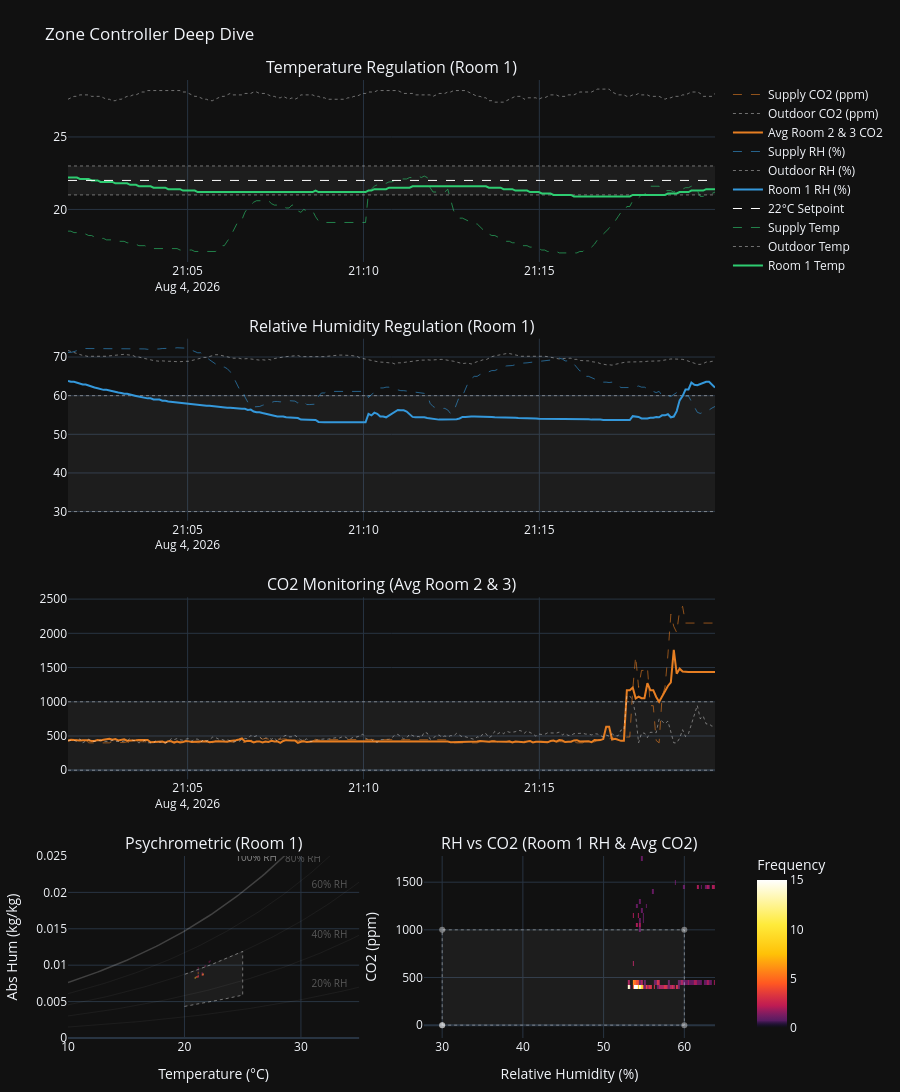

The cell this chart's notebook holds for it:
### Code cell
# ==========================================
# View 1: Zone Controller Performance
# ==========================================
specs_v1 = [
    [{"type": "xy", "colspan": 2}, None], 
    [{"type": "xy", "colspan": 2}, None], 
    [{"type": "xy", "colspan": 2}, None],
    [{"type": "xy"}, {"type": "xy"}]
]
titles_v1 = [
    "Temperature Regulation (Room 1)",
    "Relative Humidity Regulation (Room 1)",
    "CO2 Monitoring (Avg Room 2 & 3)",
    "Psychrometric (Room 1)",
    "RH vs CO2 (Room 1 RH & Avg CO2)"
]

fig1 = make_subplots(rows=4, cols=2, subplot_titles=titles_v1, specs=specs_v1, vertical_spacing=0.08)

# Constant setpoint properties
T_SP = 22.0
T_MIN = T_SP - 1.0
T_MAX = T_SP + 1.0

time_arr = df['timestamp']

# 1.1 Temp (Room 1 vs Setpoint)
add_comfort_band(fig1, 1, 1, time_arr, T_MIN, T_MAX)
fig1.add_trace(go.Scatter(x=time_arr, y=df['room_1_t'], name="Room 1 Temp", line=dict(color=COLORS['Temp'], width=2)), row=1, col=1)
fig1.add_trace(go.Scatter(x=time_arr, y=df['outside_t'], name="Outdoor Temp", line=dict(color="rgba(255,255,255,0.4)", width=1, dash='dot')), row=1, col=1)
fig1.add_trace(go.Scatter(x=time_arr, y=df['supply_t'], name="Supply Temp", line=dict(color=hex_to_rgba(COLORS['Temp'], 0.6), width=1, dash='dash')), row=1, col=1)
fig1.add_trace(go.Scatter(x=time_arr, y=[T_SP]*len(time_arr), name="22°C Setpoint", line=dict(color="white", width=1, dash='dash')), row=1, col=1)

# 1.2 RH (Room 1 vs Comfort Band)
add_comfort_band(fig1, 2, 1, time_arr, 30, 60)
fig1.add_trace(go.Scatter(x=time_arr, y=df['room_1_h'], name="Room 1 RH (%)", line=dict(color=COLORS['Hum'], width=2)), row=2, col=1)
fig1.add_trace(go.Scatter(x=time_arr, y=df['outside_h'], name="Outdoor RH (%)", line=dict(color="rgba(255,255,255,0.4)", width=1, dash='dot')), row=2, col=1)
fig1.add_trace(go.Scatter(x=time_arr, y=df['supply_h'], name="Supply RH (%)", line=dict(color=hex_to_rgba(COLORS['Hum'], 0.6), width=1, dash='dash')), row=2, col=1)

# 1.3 CO2 (Avg 2 & 3 vs 1000ppm limit)
add_comfort_band(fig1, 3, 1, time_arr, 0, 1000)
fig1.add_trace(go.Scatter(x=time_arr, y=df['avg_co2'], name="Avg Room 2 & 3 CO2", line=dict(color=COLORS['CO2'], width=2)), row=3, col=1)
fig1.add_trace(go.Scatter(x=time_arr, y=df['outside_c'], name="Outdoor CO2 (ppm)", line=dict(color="rgba(255,255,255,0.4)", width=1, dash='dot')), row=3, col=1)
fig1.add_trace(go.Scatter(x=time_arr, y=df['supply_c'], name="Supply CO2 (ppm)", line=dict(color=hex_to_rgba(COLORS['CO2'], 0.6), width=1, dash='dash')), row=3, col=1)

# 1.4 Psychrometric (Room 1)
plasma_transparent = [
    [0.0, "rgba(0, 0, 0, 0)"],
    [0.001, "rgba(13, 8, 135, 0.0)"],
    [0.05, "rgba(156, 39, 176, 0.5)"],
    [0.15, "rgba(233, 30, 99, 0.8)"],
    [0.3, "rgba(255, 87, 34, 1)"],
    [0.5, "rgba(255, 193, 7, 1)"],
    [0.7, "rgba(255, 235, 59, 1)"],
    [1.0, "rgba(255, 255, 255, 1)"]
]

add_psychrometric_background(fig1, 4, 1)
add_psychrometric_comfort(fig1, 4, 1)
fig1.add_trace(go.Histogram2d(
    x=df['room_1_t'], y=df['room_1_w'],
    colorscale=plasma_transparent, showscale=False,
    nbinsx=60, nbinsy=60
), row=4, col=1)

# 1.5 RH vs CO2
add_rh_co2_comfort(fig1, 4, 2)
fig1.add_trace(go.Histogram2d(
    x=df['room_1_h'], y=df['avg_co2'],
    colorscale=plasma_transparent, showscale=True,
    colorbar=dict(title="Frequency", x=1.05, y=0.1, len=0.2),
    nbinsx=60, nbinsy=60
), row=4, col=2)

fig1.update_xaxes(range=[10, 35], title_text="Temperature (°C)", row=4, col=1)
fig1.update_yaxes(range=[0, 0.025], title_text="Abs Hum (kg/kg)", row=4, col=1)

fig1.update_xaxes(title_text="Relative Humidity (%)", row=4, col=2)
fig1.update_yaxes(title_text="CO2 (ppm)", row=4, col=2)

fig1.update_layout(
    height=1400, template="plotly_dark", title_text="Zone Controller Deep Dive",
    margin=dict(l=30, r=30, t=80, b=30),
)

fig1.show()

### Figure 1 — Plotly figure (JSON) as saved in the notebook; plotly's stock layout.template omitted (floating-point values rounded to 4 significant figures; data arrays with more than 128 entries replaced by an {"elided": "..."} marker saying what was removed)
{"data": [{"hoverinfo": "skip", "line": {"color": "rgba(255,255,255,0.4)", "dash": "dot", "width": 1}, "showlegend": false, "type": "scatter", "x": {"elided": "221 str values"}, "xaxis": "x", "y": {"elided": "221 int values"}, "yaxis": "y"}, {"fill": "tonexty", "fillcolor": "rgba(255,255,255,0.05)", "hoverinfo": "skip", "line": {"color": "rgba(255,255,255,0.4)", "dash": "dot", "width": 1}, "showlegend": false, "type": "scatter", "x": {"elided": "221 str values"}, "xaxis": "x", "y": {"elided": "221 int values"}, "yaxis": "y"}, {"line": {"color": "#2ecc71", "width": 2}, "name": "Room 1 Temp", "type": "scatter", "x": {"elided": "221 str values"}, "xaxis": "x", "y": {"elided": "221 float values"}, "yaxis": "y"}, {"line": {"color": "rgba(255,255,255,0.4)", "dash": "dot", "width": 1}, "name": "Outdoor Temp", "type": "scatter", "x": {"elided": "221 str values"}, "xaxis": "x", "y": {"elided": "221 float values"}, "yaxis": "y"}, {"line": {"color": "rgba(46, 204, 113, 0.6)", "dash": "dash", "width": 1}, "name": "Supply Temp", "type": "scatter", "x": {"elided": "221 str values"}, "xaxis": "x", "y": {"elided": "221 float values"}, "yaxis": "y"}, {"line": {"color": "white", "dash": "dash", "width": 1}, "name": "22°C Setpoint", "type": "scatter", "x": {"elided": "221 str values"}, "xaxis": "x", "y": {"elided": "221 int values"}, "yaxis": "y"}, {"hoverinfo": "skip", "line": {"color": "rgba(255,255,255,0.4)", "dash": "dot", "width": 1}, "showlegend": false, "type": "scatter", "x": {"elided": "221 str values"}, "xaxis": "x2", "y": {"elided": "221 int values"}, "yaxis": "y2"}, {"fill": "tonexty", "fillcolor": "rgba(255,255,255,0.05)", "hoverinfo": "skip", "line": {"color": "rgba(255,255,255,0.4)", "dash": "dot", "width": 1}, "showlegend": false, "type": "scatter", "x": {"elided": "221 str values"}, "xaxis": "x2", "y": {"elided": "221 int values"}, "yaxis": "y2"}, {"line": {"color": "#3498db", "width": 2}, "name": "Room 1 RH (%)", "type": "scatter", "x": {"elided": "221 str values"}, "xaxis": "x2", "y": {"elided": "221 float values"}, "yaxis": "y2"}, {"line": {"color": "rgba(255,255,255,0.4)", "dash": "dot", "width": 1}, "name": "Outdoor RH (%)", "type": "scatter", "x": {"elided": "221 str values"}, "xaxis": "x2", "y": {"elided": "221 float values"}, "yaxis": "y2"}, {"line": {"color": "rgba(52, 152, 219, 0.6)", "dash": "dash", "width": 1}, "name": "Supply RH (%)", "type": "scatter", "x": {"elided": "221 str values"}, "xaxis": "x2", "y": {"elided": "221 float values"}, "yaxis": "y2"}, {"hoverinfo": "skip", "line": {"color": "rgba(255,255,255,0.4)", "dash": "dot", "width": 1}, "showlegend": false, "type": "scatter", "x": {"elided": "221 str values"}, "xaxis": "x3", "y": {"elided": "221 int values"}, "yaxis": "y3"}, {"fill": "tonexty", "fillcolor": "rgba(255,255,255,0.05)", "hoverinfo": "skip", "line": {"color": "rgba(255,255,255,0.4)", "dash": "dot", "width": 1}, "showlegend": false, "type": "scatter", "x": {"elided": "221 str values"}, "xaxis": "x3", "y": {"elided": "221 int values"}, "yaxis": "y3"}, {"line": {"color": "#e67e22", "width": 2}, "name": "Avg Room 2 & 3 CO2", "type": "scatter", "x": {"elided": "221 str values"}, "xaxis": "x3", "y": {"elided": "221 float values"}, "yaxis": "y3"}, {"line": {"color": "rgba(255,255,255,0.4)", "dash": "dot", "width": 1}, "name": "Outdoor CO2 (ppm)", "type": "scatter", "x": {"elided": "221 str values"}, "xaxis": "x3", "y": {"elided": "221 float values"}, "yaxis": "y3"}, {"line": {"color": "rgba(230, 126, 34, 0.6)", "dash": "dash", "width": 1}, "name": "Supply CO2 (ppm)", "type": "scatter", "x": {"elided": "221 str values"}, "xaxis": "x3", "y": {"elided": "221 float values"}, "yaxis": "y3"}, {"hoverinfo": "skip", "line": {"color": "rgba(255, 255, 255, 0.05)", "width": 1}, "mode": "lines", "showlegend": false, "type": "scatter", "x": [10.0, 10.25, 10.51, 10.76, 11.01, 11.26, 11.52, 11.77, 12.02, 12.27, 12.53, 12.78, 13.03, 13.28, 13.54, 13.79, 14.04, 14.29, 14.55, 14.8, 15.05, 15.3, 15.56, 15.81, 16.06, 16.31, 16.57, 16.82, 17.07, 17.32, 17.58, 17.83, 18.08, 18.33, 18.59, 18.84, 19.09, 19.34, 19.6, 19.85, 20.1, 20.35, 20.61, 20.86, 21.11, 21.36, 21.62, 21.87, 22.12, 22.37, 22.63, 22.88, 23.13, 23.38, 23.64, 23.89, 24.14, 24.39, 24.65, 24.9, 25.15, 25.4, 25.66, 25.91, 26.16, 26.41, 26.67, 26.92, 27.17, 27.42, 27.68, 27.93, 28.18, 28.43, 28.69, 28.94, 29.19, 29.44, 29.7, 29.95, 30.2, 30.45, 30.71, 30.96, 31.21, 31.46, 31.72, 31.97, 32.22, 32.47, 32.73, 32.98, 33.23, 33.48, 33.74, 33.99, 34.24, 34.49, 34.75, 35.0], "xaxis": "x4", "y": [0.001511, 0.001537, 0.001563, 0.00159, 0.001617, 0.001644, 0.001672, 0.0017, 0.001729, 0.001758, 0.001788, 0.001818, 0.001848, 0.001879, 0.00191, 0.001942, 0.001974, 0.002007, 0.00204, 0.002073, 0.002108, 0.002142, 0.002177, 0.002213, 0.002249, 0.002286, 0.002323, 0.002361, 0.002399, 0.002438, 0.002477, 0.002517, 0.002557, 0.002598, 0.00264, 0.002682, 0.002725, 0.002768, 0.002812, 0.002857, 0.002902, 0.002948, 0.002995, 0.003042, 0.003089, 0.003138, 0.003187, 0.003237, 0.003287, 0.003338, 0.00339, 0.003443, 0.003496, 0.00355, 0.003605, 0.00366, 0.003717, 0.003774, 0.003831, 0.00389, 0.003949, 0.004009, 0.00407, 0.004132, 0.004195, 0.004258, 0.004322, 0.004387, 0.004453, 0.00452, 0.004588, 0.004656, 0.004726, 0.004796, 0.004867, 0.004939, 0.005013, 0.005087, 0.005162, 0.005238, 0.005315, 0.005393, 0.005472, 0.005552, 0.005633, 0.005715, 0.005798, 0.005883, 0.005968, 0.006054, 0.006142, 0.00623, 0.00632, 0.006411, 0.006503, 0.006596, 0.00669, 0.006786, 0.006882, 0.00698], "yaxis": "y4"}, {"hoverinfo": "skip", "mode": "text", "showlegend": false, "text": ["20% RH"], "textfont": {"color": "rgba(255, 255, 255, 0.3)", "size": 10}, "textposition": "top left", "type": "scatter", "x": [33.99], "xaxis": "x4", "y": [0.006596], "yaxis": "y4"}, {"hoverinfo": "skip", "line": {"color": "rgba(255, 255, 255, 0.05)", "width": 1}, "mode": "lines", "showlegend": false, "type": "scatter", "x": [10.0, 10.25, 10.51, 10.76, 11.01, 11.26, 11.52, 11.77, 12.02, 12.27, 12.53, 12.78, 13.03, 13.28, 13.54, 13.79, 14.04, 14.29, 14.55, 14.8, 15.05, 15.3, 15.56, 15.81, 16.06, 16.31, 16.57, 16.82, 17.07, 17.32, 17.58, 17.83, 18.08, 18.33, 18.59, 18.84, 19.09, 19.34, 19.6, 19.85, 20.1, 20.35, 20.61, 20.86, 21.11, 21.36, 21.62, 21.87, 22.12, 22.37, 22.63, 22.88, 23.13, 23.38, 23.64, 23.89, 24.14, 24.39, 24.65, 24.9, 25.15, 25.4, 25.66, 25.91, 26.16, 26.41, 26.67, 26.92, 27.17, 27.42, 27.68, 27.93, 28.18, 28.43, 28.69, 28.94, 29.19, 29.44, 29.7, 29.95, 30.2, 30.45, 30.71, 30.96, 31.21, 31.46, 31.72, 31.97, 32.22, 32.47, 32.73, 32.98, 33.23, 33.48, 33.74, 33.99, 34.24, 34.49, 34.75, 35.0], "xaxis": "x4", "y": [0.00303, 0.003082, 0.003134, 0.003188, 0.003242, 0.003297, 0.003353, 0.00341, 0.003468, 0.003526, 0.003585, 0.003646, 0.003707, 0.003769, 0.003832, 0.003896, 0.003961, 0.004026, 0.004093, 0.004161, 0.004229, 0.004299, 0.00437, 0.004442, 0.004514, 0.004588, 0.004663, 0.004739, 0.004816, 0.004894, 0.004974, 0.005054, 0.005136, 0.005219, 0.005302, 0.005388, 0.005474, 0.005561, 0.00565, 0.00574, 0.005832, 0.005924, 0.006018, 0.006113, 0.00621, 0.006308, 0.006407, 0.006507, 0.006609, 0.006713, 0.006818, 0.006924, 0.007032, 0.007141, 0.007252, 0.007364, 0.007478, 0.007593, 0.00771, 0.007829, 0.007949, 0.008071, 0.008194, 0.008319, 0.008446, 0.008574, 0.008705, 0.008837, 0.00897, 0.009106, 0.009243, 0.009382, 0.009524, 0.009666, 0.009811, 0.009958, 0.01011, 0.01026, 0.01041, 0.01056, 0.01072, 0.01088, 0.01104, 0.0112, 0.01137, 0.01154, 0.01171, 0.01188, 0.01205, 0.01223, 0.01241, 0.01259, 0.01277, 0.01296, 0.01314, 0.01333, 0.01353, 0.01372, 0.01392, 0.01412], "yaxis": "y4"}, {"hoverinfo": "skip", "mode": "text", "showlegend": false, "text": ["40% RH"], "textfont": {"color": "rgba(255, 255, 255, 0.3)", "size": 10}, "textposition": "top left", "type": "scatter", "x": [33.99], "xaxis": "x4", "y": [0.01333], "yaxis": "y4"}, {"hoverinfo": "skip", "line": {"color": "rgba(255, 255, 255, 0.05)", "width": 1}, "mode": "lines", "showlegend": false, "type": "scatter", "x": [10.0, 10.25, 10.51, 10.76, 11.01, 11.26, 11.52, 11.77, 12.02, 12.27, 12.53, 12.78, 13.03, 13.28, 13.54, 13.79, 14.04, 14.29, 14.55, 14.8, 15.05, 15.3, 15.56, 15.81, 16.06, 16.31, 16.57, 16.82, 17.07, 17.32, 17.58, 17.83, 18.08, 18.33, 18.59, 18.84, 19.09, 19.34, 19.6, 19.85, 20.1, 20.35, 20.61, 20.86, 21.11, 21.36, 21.62, 21.87, 22.12, 22.37, 22.63, 22.88, 23.13, 23.38, 23.64, 23.89, 24.14, 24.39, 24.65, 24.9, 25.15, 25.4, 25.66, 25.91, 26.16, 26.41, 26.67, 26.92, 27.17, 27.42, 27.68, 27.93, 28.18, 28.43, 28.69, 28.94, 29.19, 29.44, 29.7, 29.95, 30.2, 30.45, 30.71, 30.96, 31.21, 31.46, 31.72, 31.97, 32.22, 32.47, 32.73, 32.98, 33.23, 33.48, 33.74, 33.99, 34.24, 34.49, 34.75, 35.0], "xaxis": "x4", "y": [0.004556, 0.004634, 0.004713, 0.004794, 0.004876, 0.004959, 0.005043, 0.005129, 0.005216, 0.005304, 0.005394, 0.005485, 0.005577, 0.005671, 0.005766, 0.005862, 0.00596, 0.006059, 0.00616, 0.006262, 0.006366, 0.006471, 0.006578, 0.006686, 0.006796, 0.006908, 0.007021, 0.007136, 0.007252, 0.007371, 0.007491, 0.007612, 0.007736, 0.007861, 0.007988, 0.008116, 0.008247, 0.00838, 0.008514, 0.00865, 0.008789, 0.008929, 0.009071, 0.009215, 0.009361, 0.00951, 0.00966, 0.009813, 0.009967, 0.01012, 0.01028, 0.01044, 0.01061, 0.01077, 0.01094, 0.01111, 0.01128, 0.01146, 0.01164, 0.01182, 0.012, 0.01219, 0.01237, 0.01256, 0.01276, 0.01295, 0.01315, 0.01335, 0.01355, 0.01376, 0.01397, 0.01418, 0.0144, 0.01461, 0.01483, 0.01506, 0.01528, 0.01551, 0.01575, 0.01598, 0.01622, 0.01646, 0.01671, 0.01696, 0.01721, 0.01747, 0.01773, 0.01799, 0.01825, 0.01852, 0.0188, 0.01907, 0.01935, 0.01964, 0.01993, 0.02022, 0.02051, 0.02081, 0.02111, 0.02142], "yaxis": "y4"}, {"hoverinfo": "skip", "mode": "text", "showlegend": false, "text": ["60% RH"], "textfont": {"color": "rgba(255, 255, 255, 0.3)", "size": 10}, "textposition": "top left", "type": "scatter", "x": [33.99], "xaxis": "x4", "y": [0.02022], "yaxis": "y4"}, {"hoverinfo": "skip", "line": {"color": "rgba(255, 255, 255, 0.05)", "width": 1}, "mode": "lines", "showlegend": false, "type": "scatter", "x": [10.0, 10.25, 10.51, 10.76, 11.01, 11.26, 11.52, 11.77, 12.02, 12.27, 12.53, 12.78, 13.03, 13.28, 13.54, 13.79, 14.04, 14.29, 14.55, 14.8, 15.05, 15.3, 15.56, 15.81, 16.06, 16.31, 16.57, 16.82, 17.07, 17.32, 17.58, 17.83, 18.08, 18.33, 18.59, 18.84, 19.09, 19.34, 19.6, 19.85, 20.1, 20.35, 20.61, 20.86, 21.11, 21.36, 21.62, 21.87, 22.12, 22.37, 22.63, 22.88, 23.13, 23.38, 23.64, 23.89, 24.14, 24.39, 24.65, 24.9, 25.15, 25.4, 25.66, 25.91, 26.16, 26.41, 26.67, 26.92, 27.17, 27.42, 27.68, 27.93, 28.18, 28.43, 28.69, 28.94, 29.19, 29.44, 29.7, 29.95, 30.2, 30.45, 30.71, 30.96, 31.21, 31.46, 31.72, 31.97, 32.22, 32.47, 32.73, 32.98, 33.23, 33.48, 33.74, 33.99, 34.24, 34.49, 34.75, 35.0], "xaxis": "x4", "y": [0.006089, 0.006194, 0.006301, 0.006409, 0.006518, 0.00663, 0.006743, 0.006858, 0.006974, 0.007092, 0.007213, 0.007334, 0.007458, 0.007584, 0.007711, 0.007841, 0.007972, 0.008105, 0.00824, 0.008378, 0.008517, 0.008658, 0.008802, 0.008947, 0.009095, 0.009245, 0.009397, 0.009551, 0.009708, 0.009866, 0.01003, 0.01019, 0.01036, 0.01053, 0.0107, 0.01087, 0.01104, 0.01122, 0.0114, 0.01159, 0.01177, 0.01196, 0.01215, 0.01235, 0.01254, 0.01274, 0.01295, 0.01315, 0.01336, 0.01357, 0.01379, 0.014, 0.01422, 0.01445, 0.01467, 0.0149, 0.01514, 0.01537, 0.01561, 0.01586, 0.0161, 0.01635, 0.01661, 0.01686, 0.01712, 0.01739, 0.01766, 0.01793, 0.0182, 0.01848, 0.01877, 0.01905, 0.01934, 0.01964, 0.01994, 0.02024, 0.02055, 0.02086, 0.02117, 0.02149, 0.02182, 0.02215, 0.02248, 0.02282, 0.02316, 0.02351, 0.02386, 0.02422, 0.02458, 0.02495, 0.02532, 0.02569, 0.02607, 0.02646, 0.02685, 0.02725, 0.02765, 0.02806, 0.02848, 0.02889], "yaxis": "y4"}, {"hoverinfo": "skip", "mode": "text", "showlegend": false, "text": ["80% RH"], "textfont": {"color": "rgba(255, 255, 255, 0.3)", "size": 10}, "textposition": "top left", "type": "scatter", "x": [31.72], "xaxis": "x4", "y": [0.02386], "yaxis": "y4"}, {"hoverinfo": "skip", "line": {"color": "rgba(255, 255, 255, 0.2)", "width": 1.5}, "mode": "lines", "showlegend": false, "type": "scatter", "x": [10.0, 10.25, 10.51, 10.76, 11.01, 11.26, 11.52, 11.77, 12.02, 12.27, 12.53, 12.78, 13.03, 13.28, 13.54, 13.79, 14.04, 14.29, 14.55, 14.8, 15.05, 15.3, 15.56, 15.81, 16.06, 16.31, 16.57, 16.82, 17.07, 17.32, 17.58, 17.83, 18.08, 18.33, 18.59, 18.84, 19.09, 19.34, 19.6, 19.85, 20.1, 20.35, 20.61, 20.86, 21.11, 21.36, 21.62, 21.87, 22.12, 22.37, 22.63, 22.88, 23.13, 23.38, 23.64, 23.89, 24.14, 24.39, 24.65, 24.9, 25.15, 25.4, 25.66, 25.91, 26.16, 26.41, 26.67, 26.92, 27.17, 27.42, 27.68, 27.93, 28.18, 28.43, 28.69, 28.94, 29.19, 29.44, 29.7, 29.95, 30.2, 30.45, 30.71, 30.96, 31.21, 31.46, 31.72, 31.97, 32.22, 32.47, 32.73, 32.98, 33.23, 33.48, 33.74, 33.99, 34.24, 34.49, 34.75, 35.0], "xaxis": "x4", "y": [0.00763, 0.007762, 0.007896, 0.008031, 0.008169, 0.008309, 0.008451, 0.008596, 0.008742, 0.008891, 0.009042, 0.009195, 0.009351, 0.009509, 0.009669, 0.009832, 0.009997, 0.01016, 0.01033, 0.01051, 0.01068, 0.01086, 0.01104, 0.01122, 0.01141, 0.0116, 0.01179, 0.01198, 0.01218, 0.01238, 0.01259, 0.01279, 0.013, 0.01321, 0.01343, 0.01365, 0.01387, 0.01409, 0.01432, 0.01455, 0.01479, 0.01502, 0.01527, 0.01551, 0.01576, 0.01601, 0.01627, 0.01653, 0.01679, 0.01706, 0.01733, 0.0176, 0.01788, 0.01817, 0.01845, 0.01874, 0.01904, 0.01934, 0.01964, 0.01995, 0.02026, 0.02058, 0.0209, 0.02122, 0.02155, 0.02189, 0.02223, 0.02257, 0.02292, 0.02328, 0.02364, 0.024, 0.02437, 0.02474, 0.02512, 0.02551, 0.0259, 0.02629, 0.0267, 0.0271, 0.02751, 0.02793, 0.02836, 0.02879, 0.02922, 0.02967, 0.03011, 0.03057, 0.03103, 0.0315, 0.03197, 0.03245, 0.03294, 0.03343, 0.03393, 0.03444, 0.03496, 0.03548, 0.03601, 0.03654], "yaxis": "y4"}, {"hoverinfo": "skip", "mode": "text", "showlegend": false, "text": ["100% RH"], "textfont": {"color": "rgba(255, 255, 255, 0.5)", "size": 10}, "textposition": "top left", "type": "scatter", "x": [27.93], "xaxis": "x4", "y": [0.024], "yaxis": "y4"}, {"fill": "toself", "fillcolor": "rgba(255,255,255,0.05)", "hoverinfo": "skip", "line": {"color": "rgba(255,255,255,0.4)", "dash": "dot", "width": 1}, "showlegend": false, "type": "scatter", "x": [20.0, 20.1, 20.2, 20.31, 20.41, 20.51, 20.61, 20.71, 20.82, 20.92, 21.02, 21.12, 21.22, 21.33, 21.43, 21.53, 21.63, 21.73, 21.84, 21.94, 22.04, 22.14, 22.24, 22.35, 22.45, 22.55, 22.65, 22.76, 22.86, 22.96, 23.06, 23.16, 23.27, 23.37, 23.47, 23.57, 23.67, 23.78, 23.88, 23.98, 24.08, 24.18, 24.29, 24.39, 24.49, 24.59, 24.69, 24.8, 24.9, 25.0, 25.0, 24.9, 24.8, 24.69, 24.59, 24.49, 24.39, 24.29, 24.18, 24.08, 23.98, 23.88, 23.78, 23.67, 23.57, 23.47, 23.37, 23.27, 23.16, 23.06, 22.96, 22.86, 22.76, 22.65, 22.55, 22.45, 22.35, 22.24, 22.14, 22.04, 21.94, 21.84, 21.73, 21.63, 21.53, 21.43, 21.33, 21.22, 21.12, 21.02, 20.92, 20.82, 20.71, 20.61, 20.51, 20.41, 20.31, 20.2, 20.1, 20.0], "xaxis": "x4", "y": [0.004336, 0.004364, 0.004392, 0.004419, 0.004448, 0.004476, 0.004504, 0.004533, 0.004562, 0.004591, 0.00462, 0.004649, 0.004678, 0.004708, 0.004738, 0.004768, 0.004798, 0.004828, 0.004858, 0.004889, 0.00492, 0.004951, 0.004982, 0.005013, 0.005044, 0.005076, 0.005108, 0.00514, 0.005172, 0.005204, 0.005237, 0.005269, 0.005302, 0.005335, 0.005368, 0.005402, 0.005435, 0.005469, 0.005503, 0.005537, 0.005571, 0.005606, 0.005641, 0.005676, 0.005711, 0.005746, 0.005781, 0.005817, 0.005853, 0.005889, 0.01189, 0.01182, 0.01174, 0.01167, 0.0116, 0.01153, 0.01146, 0.01138, 0.01131, 0.01124, 0.01117, 0.0111, 0.01104, 0.01097, 0.0109, 0.01083, 0.01076, 0.0107, 0.01063, 0.01056, 0.0105, 0.01043, 0.01036, 0.0103, 0.01024, 0.01017, 0.01011, 0.01004, 0.009981, 0.009918, 0.009855, 0.009793, 0.009731, 0.00967, 0.009609, 0.009548, 0.009488, 0.009428, 0.009368, 0.009309, 0.00925, 0.009191, 0.009132, 0.009074, 0.009017, 0.008959, 0.008902, 0.008845, 0.008789, 0.008733], "yaxis": "y4"}, {"colorscale": [[0, "rgba(0, 0, 0, 0)"], [0.001, "rgba(13, 8, 135, 0.0)"], [0.05, "rgba(156, 39, 176, 0.5)"], [0.15, "rgba(233, 30, 99, 0.8)"], [0.3, "rgba(255, 87, 34, 1)"], [0.5, "rgba(255, 193, 7, 1)"], [0.7, "rgba(255, 235, 59, 1)"], [1, "rgba(255, 255, 255, 1)"]], "nbinsx": 60, "nbinsy": 60, "showscale": false, "type": "histogram2d", "x": {"elided": "221 float values"}, "xaxis": "x4", "y": {"elided": "221 float values"}, "yaxis": "y4"}, {"fill": "toself", "fillcolor": "rgba(255,255,255,0.05)", "hoverinfo": "skip", "line": {"color": "rgba(255,255,255,0.4)", "dash": "dot", "width": 1}, "showlegend": false, "type": "scatter", "x": [30, 60, 60, 30, 30], "xaxis": "x5", "y": [0, 0, 1000, 1000, 0], "yaxis": "y5"}, {"colorbar": {"len": 0.2, "title": {"text": "Frequency"}, "x": 1.05, "y": 0.1}, "colorscale": [[0, "rgba(0, 0, 0, 0)"], [0.001, "rgba(13, 8, 135, 0.0)"], [0.05, "rgba(156, 39, 176, 0.5)"], [0.15, "rgba(233, 30, 99, 0.8)"], [0.3, "rgba(255, 87, 34, 1)"], [0.5, "rgba(255, 193, 7, 1)"], [0.7, "rgba(255, 235, 59, 1)"], [1, "rgba(255, 255, 255, 1)"]], "nbinsx": 60, "nbinsy": 60, "showscale": true, "type": "histogram2d", "x": {"elided": "221 float values"}, "xaxis": "x5", "y": {"elided": "221 float values"}, "yaxis": "y5"}], "layout": {"annotations": [{"font": {"size": 16}, "showarrow": false, "text": "Temperature Regulation (Room 1)", "x": 0.5, "xanchor": "center", "xref": "paper", "y": 1, "yanchor": "bottom", "yref": "paper"}, {"font": {"size": 16}, "showarrow": false, "text": "Relative Humidity Regulation (Room 1)", "x": 0.5, "xanchor": "center", "xref": "paper", "y": 0.73, "yanchor": "bottom", "yref": "paper"}, {"font": {"size": 16}, "showarrow": false, "text": "CO2 Monitoring (Avg Room 2 & 3)", "x": 0.5, "xanchor": "center", "xref": "paper", "y": 0.46, "yanchor": "bottom", "yref": "paper"}, {"font": {"size": 16}, "showarrow": false, "text": "Psychrometric (Room 1)", "x": 0.225, "xanchor": "center", "xref": "paper", "y": 0.19, "yanchor": "bottom", "yref": "paper"}, {"font": {"size": 16}, "showarrow": false, "text": "RH vs CO2 (Room 1 RH & Avg CO2)", "x": 0.775, "xanchor": "center", "xref": "paper", "y": 0.19, "yanchor": "bottom", "yref": "paper"}], "height": 1400, "margin": {"b": 30, "l": 30, "r": 30, "t": 80}, "title": {"text": "Zone Controller Deep Dive"}, "xaxis": {"anchor": "y", "domain": [0, 1]}, "xaxis2": {"anchor": "y2", "domain": [0, 1]}, "xaxis3": {"anchor": "y3", "domain": [0, 1]}, "xaxis4": {"anchor": "y4", "domain": [0, 0.45], "range": [10, 35], "title": {"text": "Temperature (°C)"}}, "xaxis5": {"anchor": "y5", "domain": [0.55, 1], "title": {"text": "Relative Humidity (%)"}}, "yaxis": {"anchor": "x", "domain": [0.81, 1]}, "yaxis2": {"anchor": "x2", "domain": [0.54, 0.73]}, "yaxis3": {"anchor": "x3", "domain": [0.27, 0.46]}, "yaxis4": {"anchor": "x4", "domain": [0, 0.19], "range": [0, 0.025], "title": {"text": "Abs Hum (kg/kg)"}}, "yaxis5": {"anchor": "x5", "domain": [0, 0.19], "title": {"text": "CO2 (ppm)"}}}}
